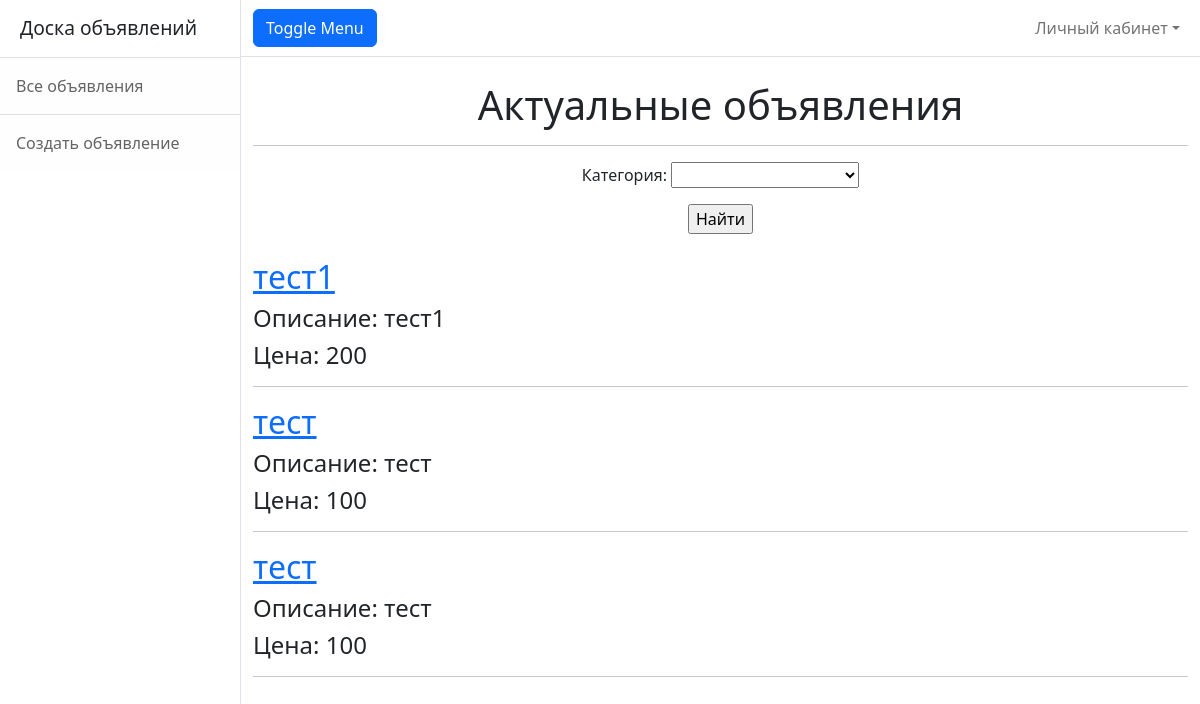
The page / on the database its author committed.
### app/models.py (models this page shows, shortened)
class Announcement(models.Model):  # Объявления
    title = models.CharField(max_length=255)
    description = models.TextField()  #TODO
    cost = models.IntegerField(default=0)
    datetime = models.DateTimeField(auto_now_add=True)
    author = models.ForeignKey(User, on_delete=models.CASCADE)
    category = models.ForeignKey(Category, on_delete=models.CASCADE)

### app/views.py (the view)
# urls.py: path('', AnnouncementList.as_view(), name='announcement_list'),
class AnnouncementList(ListView):
    model = Announcement
    ordering = '-datetime'
    template_name = 'announcement_list.html'
    context_object_name = 'announcement_list'
    def get_queryset(self):
        queryset = super().get_queryset()
        self.filterset = AnnouncementFilter(self.request.GET, queryset)
        return self.filterset.qs
    def get_context_data(self, **kwargs: any) -> dict[str, any]:
        context = super().get_context_data(**kwargs)
        context['time_now'] = datetime.utcnow()
        context['filterset'] = self.filterset
        return context

### app/models.py (called while the page is built)
    def __str__(self) -> str:
        return self.name

### templates/announcement_list.html
{% extends 'flatpages/default.html' %}
{% block content %}
    <div align="center">
        <br>
        <h1>Актуальные объявления</h1>
        <hr>
        <form action="" method="get">
            {{ filterset.form.as_p }}
            <input type="submit" value="Найти" />
        </form>
        <br>
        {% if announcement_list %}
            {% for ann in announcement_list %}
                <div align="left">
                    <a href="{{ ann.id }}"><h2>{{ ann.title }}</h2></a>
                    <h4>Описание: {{ ann.description }}</h4>
                    <h4>Цена: {{ ann.cost }}</h4>
                    <hr>
                </div>
            {% endfor %}
        {% else %}
            <h3>Объявлений нет :(</h3>
        {% endif %}
    </div>
{% endblock content %}

### rows shown on the page
Announcement: title "тест1", description "тест1", cost "200"
Announcement: title "тест", description "тест", cost "100"
Announcement: title "тест", description "тест", cost "100"
